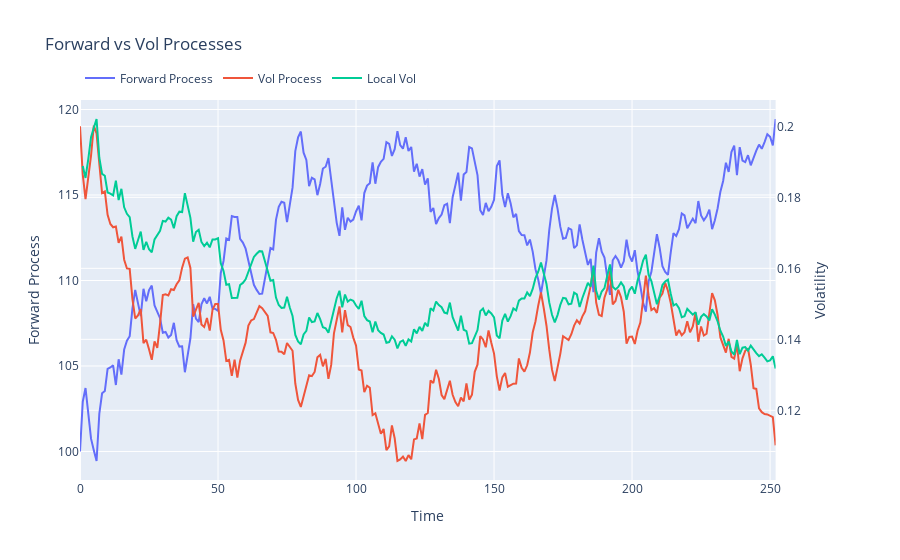

Notebook code for this chart:
### Code cell
# PLOT TIMESERIES: FORWARD PRICE, ALPHA, LOCAL VOL
df = pd.DataFrame()
df['forward_price'] = forward_price
df['vol_process'] = vol_process
df['local_vol'] = local_vol_list

x = df.index
fig = make_subplots(specs=[[{"secondary_y": True}]])
fig.add_trace(go.Scatter(x=x, y=df['forward_price'], name='Forward Process'), secondary_y=False)
fig.add_trace(go.Scatter(x=x, y=df['vol_process'], name='Vol Process'), secondary_y=True)
fig.add_trace(go.Scatter(x=x, y=df['local_vol'], name='Local Vol'), secondary_y=True)
fig.update_layout(title="Forward vs Vol Processes", xaxis_title="Time", legend=dict(orientation="h", yanchor="bottom", y=1.02))
fig.update_yaxes(title_text="Forward Process", secondary_y=False)
fig.update_yaxes(title_text="Volatility",      secondary_y=True)
fig.show()

### Figure 1 — Plotly figure (JSON) as saved in the notebook; plotly's stock layout.template omitted (floating-point values rounded to 4 significant figures; data arrays with more than 128 entries replaced by an {"elided": "..."} marker saying what was removed)
{"data": [{"name": "Forward Process", "type": "scatter", "x": {"elided": "253 int values"}, "xaxis": "x", "y": {"elided": "253 float values"}, "yaxis": "y"}, {"name": "Vol Process", "type": "scatter", "x": {"elided": "253 int values"}, "xaxis": "x", "y": {"elided": "253 float values"}, "yaxis": "y2"}, {"name": "Local Vol", "type": "scatter", "x": {"elided": "253 int values"}, "xaxis": "x", "y": {"elided": "253 float values"}, "yaxis": "y2"}], "layout": {"legend": {"orientation": "h", "y": 1.02, "yanchor": "bottom"}, "title": {"text": "Forward vs Vol Processes"}, "xaxis": {"anchor": "y", "domain": [0, 0.94], "title": {"text": "Time"}}, "yaxis": {"anchor": "x", "domain": [0, 1], "title": {"text": "Forward Process"}}, "yaxis2": {"anchor": "x", "overlaying": "y", "side": "right", "title": {"text": "Volatility"}}}}
